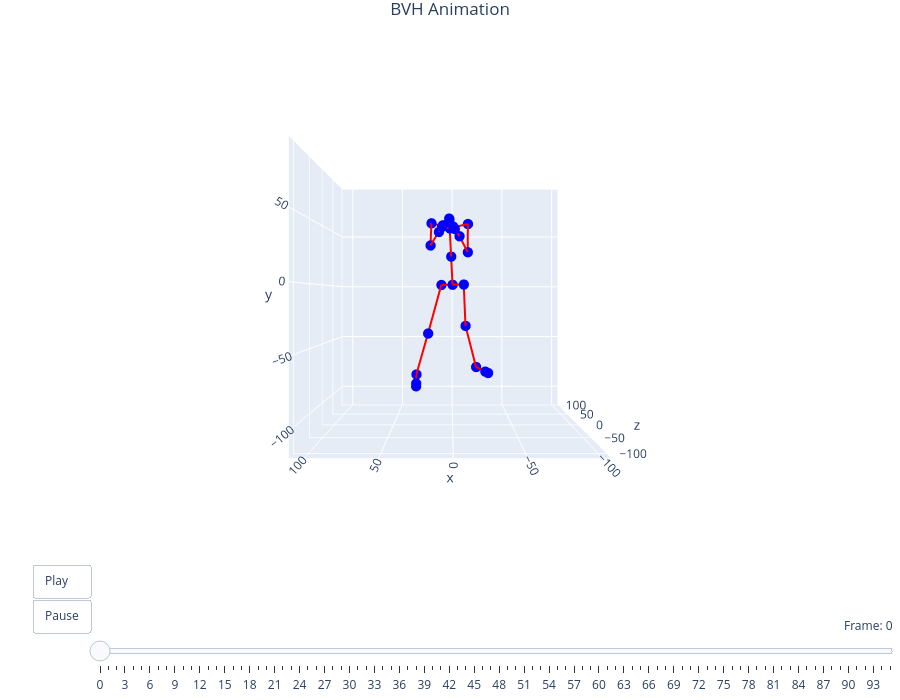

This figure's notebook cell:
### Code cell
filename = "fighter_002"
viewer = preview_bvh(f'bvh/{filename}.bvh', True, True)

### Figure 1 — Plotly figure (JSON) as saved in the notebook; plotly's stock layout.template omitted (floating-point values rounded to 4 significant figures)
{"data": [{"hoverinfo": "text", "marker": {"color": "blue", "size": 6}, "mode": "markers", "showlegend": false, "text": ["mixamorig:Hips", "mixamorig:Spine", "mixamorig:Spine2", "mixamorig:Neck", "mixamorig:Head", "mixamorig:Head_end", "mixamorig:LeftShoulder", "mixamorig:LeftArm", "mixamorig:LeftForeArm", "mixamorig:LeftHand", "mixamorig:LeftHand_end", "mixamorig:RightShoulder", "mixamorig:RightArm", "mixamorig:RightForeArm", "mixamorig:RightHand", "mixamorig:RightHand_end", "mixamorig:LeftUpLeg", "mixamorig:LeftLeg", "mixamorig:LeftFoot", "mixamorig:LeftToeBase", "mixamorig:LeftToeBase_end", "mixamorig:RightUpLeg", "mixamorig:RightLeg", "mixamorig:RightFoot", "mixamorig:RightToeBase", "mixamorig:RightToeBase_end"], "type": "scatter3d", "x": [0.09438, 1.274, 2.453, 2.437, 2.797, 3.009, 17.77, 18.25, 11.15, 8.683, 7.943, -12.9, -12.42, -5.291, -1.529, -0.3999, 9.554, 20.6, 31.03, 30.95, 30.93, -9.365, -11.08, -21.18, -29.15, -31.53], "y": [0.1508, 23.87, 47.58, 51.81, 55.28, 56.08, 51.46, 32.12, 41.77, 45.71, 46.89, 51.58, 26.73, 38.17, 43.48, 45.07, 0.003712, -40.75, -76.58, -83.55, -85.64, 0.298, -35.01, -73.16, -76.61, -77.65], "z": [0.1456, -0.8517, -1.849, -2.003, -0.6841, 0.07609, -5.238, -15.2, -29.37, -30.84, -31.29, 1.253, -12.7, -31.68, -35.8, -37.03, 1.522, -5.177, 7.881, 1.898, 0.103, -1.231, 8.941, 35.22, 29.32, 27.55]}, {"hoverinfo": "none", "line": {"color": "red", "width": 4}, "mode": "lines", "showlegend": false, "type": "scatter3d", "x": [1.274, 0.09438, null, 2.453, 1.274, null, 2.437, 2.453, null, 2.797, 2.437, null, 3.009, 2.797, null, 17.77, 2.453, null, 18.25, 17.77, null, 11.15, 18.25, null, 8.683, 11.15, null, 7.943, 8.683, null, -12.9, 2.453, null, -12.42, -12.9, null, -5.291, -12.42, null, -1.529, -5.291, null, -0.3999, -1.529, null, 9.554, 0.09438, null, 20.6, 9.554, null, 31.03, 20.6, null, 30.95, 31.03, null, 30.93, 30.95, null, -9.365, 0.09438, null, -11.08, -9.365, null, -21.18, -11.08, null, -29.15, -21.18, null, -31.53, -29.15, null], "y": [23.87, 0.1508, null, 47.58, 23.87, null, 51.81, 47.58, null, 55.28, 51.81, null, 56.08, 55.28, null, 51.46, 47.58, null, 32.12, 51.46, null, 41.77, 32.12, null, 45.71, 41.77, null, 46.89, 45.71, null, 51.58, 47.58, null, 26.73, 51.58, null, 38.17, 26.73, null, 43.48, 38.17, null, 45.07, 43.48, null, 0.003712, 0.1508, null, -40.75, 0.003712, null, -76.58, -40.75, null, -83.55, -76.58, null, -85.64, -83.55, null, 0.298, 0.1508, null, -35.01, 0.298, null, -73.16, -35.01, null, -76.61, -73.16, null, -77.65, -76.61, null], "z": [-0.8517, 0.1456, null, -1.849, -0.8517, null, -2.003, -1.849, null, -0.6841, -2.003, null, 0.07609, -0.6841, null, -5.238, -1.849, null, -15.2, -5.238, null, -29.37, -15.2, null, -30.84, -29.37, null, -31.29, -30.84, null, 1.253, -1.849, null, -12.7, 1.253, null, -31.68, -12.7, null, -35.8, -31.68, null, -37.03, -35.8, null, 1.522, 0.1456, null, -5.177, 1.522, null, 7.881, -5.177, null, 1.898, 7.881, null, 0.103, 1.898, null, -1.231, 0.1456, null, 8.941, -1.231, null, 35.22, 8.941, null, 29.32, 35.22, null, 27.55, 29.32, null]}], "layout": {"height": 700, "margin": {"b": 0, "l": 0, "r": 0, "t": 30}, "scene": {"aspectmode": "cube", "camera": {"center": {"x": 0, "y": 0, "z": 0}, "eye": {"x": 0, "y": 0, "z": -2.5}, "up": {"x": 0, "y": 1, "z": 0}}, "xaxis": {"range": [-105.8, 110.2]}, "yaxis": {"range": [-118.3, 97.69]}, "zaxis": {"range": [-112.6, 103.4]}}, "sliders": [{"active": 0, "currentvalue": {"prefix": "Frame: ", "visible": true, "xanchor": "right"}, "len": 0.9, "pad": {"b": 10, "t": 50}, "steps": [{"args": [["frame_0"], {"frame": {"duration": 0, "redraw": true}, "mode": "immediate"}], "label": "0", "method": "animate"}, {"args": [["frame_1"], {"frame": {"duration": 0, "redraw": true}, "mode": "immediate"}], "label": "1", "method": "animate"}, {"args": [["frame_2"], {"frame": {"duration": 0, "redraw": true}, "mode": "immediate"}], "label": "2", "method": "animate"}, {"args": [["frame_3"], {"frame": {"duration": 0, "redraw": true}, "mode": "immediate"}], "label": "3", "method": "animate"}, {"args": [["frame_4"], {"frame": {"duration": 0, "redraw": true}, "mode": "immediate"}], "label": "4", "method": "animate"}, {"args": [["frame_5"], {"frame": {"duration": 0, "redraw": true}, "mode": "immediate"}], "label": "5", "method": "animate"}, {"args": [["frame_6"], {"frame": {"duration": 0, "redraw": true}, "mode": "immediate"}], "label": "6", "method": "animate"}, {"args": [["frame_7"], {"frame": {"duration": 0, "redraw": true}, "mode": "immediate"}], "label": "7", "method": "animate"}, {"args": [["frame_8"], {"frame": {"duration": 0, "redraw": true}, "mode": "immediate"}], "label": "8", "method": "animate"}, {"args": [["frame_9"], {"frame": {"duration": 0, "redraw": true}, "mode": "immediate"}], "label": "9", "method": "animate"}, {"args": [["frame_10"], {"frame": {"duration": 0, "redraw": true}, "mode": "immediate"}], "label": "10", "method": "animate"}, {"args": [["frame_11"], {"frame": {"duration": 0, "redraw": true}, "mode": "immediate"}], "label": "11", "method": "animate"}, {"args": [["frame_12"], {"frame": {"duration": 0, "redraw": true}, "mode": "immediate"}], "label": "12", "method": "animate"}, {"args": [["frame_13"], {"frame": {"duration": 0, "redraw": true}, "mode": "immediate"}], "label": "13", "method": "animate"}, {"args": [["frame_14"], {"frame": {"duration": 0, "redraw": true}, "mode": "immediate"}], "label": "14", "method": "animate"}, {"args": [["frame_15"], {"frame": {"duration": 0, "redraw": true}, "mode": "immediate"}], "label": "15", "method": "animate"}, {"args": [["frame_16"], {"frame": {"duration": 0, "redraw": true}, "mode": "immediate"}], "label": "16", "method": "animate"}, {"args": [["frame_17"], {"frame": {"duration": 0, "redraw": true}, "mode": "immediate"}], "label": "17", "method": "animate"}, {"args": [["frame_18"], {"frame": {"duration": 0, "redraw": true}, "mode": "immediate"}], "label": "18", "method": "animate"}, {"args": [["frame_19"], {"frame": {"duration": 0, "redraw": true}, "mode": "immediate"}], "label": "19", "method": "animate"}, {"args": [["frame_20"], {"frame": {"duration": 0, "redraw": true}, "mode": "immediate"}], "label": "20", "method": "animate"}, {"args": [["frame_21"], {"frame": {"duration": 0, "redraw": true}, "mode": "immediate"}], "label": "21", "method": "animate"}, {"args": [["frame_22"], {"frame": {"duration": 0, "redraw": true}, "mode": "immediate"}], "label": "22", "method": "animate"}, {"args": [["frame_23"], {"frame": {"duration": 0, "redraw": true}, "mode": "immediate"}], "label": "23", "method": "animate"}, {"args": [["frame_24"], {"frame": {"duration": 0, "redraw": true}, "mode": "immediate"}], "label": "24", "method": "animate"}, {"args": [["frame_25"], {"frame": {"duration": 0, "redraw": true}, "mode": "immediate"}], "label": "25", "method": "animate"}, {"args": [["frame_26"], {"frame": {"duration": 0, "redraw": true}, "mode": "immediate"}], "label": "26", "method": "animate"}, {"args": [["frame_27"], {"frame": {"duration": 0, "redraw": true}, "mode": "immediate"}], "label": "27", "method": "animate"}, {"args": [["frame_28"], {"frame": {"duration": 0, "redraw": true}, "mode": "immediate"}], "label": "28", "method": "animate"}, {"args": [["frame_29"], {"frame": {"duration": 0, "redraw": true}, "mode": "immediate"}], "label": "29", "method": "animate"}, {"args": [["frame_30"], {"frame": {"duration": 0, "redraw": true}, "mode": "immediate"}], "label": "30", "method": "animate"}, {"args": [["frame_31"], {"frame": {"duration": 0, "redraw": true}, "mode": "immediate"}], "label": "31", "method": "animate"}, {"args": [["frame_32"], {"frame": {"duration": 0, "redraw": true}, "mode": "immediate"}], "label": "32", "method": "animate"}, {"args": [["frame_33"], {"frame": {"duration": 0, "redraw": true}, "mode": "immediate"}], "label": "33", "method": "animate"}, {"args": [["frame_34"], {"frame": {"duration": 0, "redraw": true}, "mode": "immediate"}], "label": "34", "method": "animate"}, {"args": [["frame_35"], {"frame": {"duration": 0, "redraw": true}, "mode": "immediate"}], "label": "35", "method": "animate"}, {"args": [["frame_36"], {"frame": {"duration": 0, "redraw": true}, "mode": "immediate"}], "label": "36", "method": "animate"}, {"args": [["frame_37"], {"frame": {"duration": 0, "redraw": true}, "mode": "immediate"}], "label": "37", "method": "animate"}, {"args": [["frame_38"], {"frame": {"duration": 0, "redraw": true}, "mode": "immediate"}], "label": "38", "method": "animate"}, {"args": [["frame_39"], {"frame": {"duration": 0, "redraw": true}, "mode": "immediate"}], "label": "39", "method": "animate"}, {"args": [["frame_40"], {"frame": {"duration": 0, "redraw": true}, "mode": "immediate"}], "label": "40", "method": "animate"}, {"args": [["frame_41"], {"frame": {"duration": 0, "redraw": true}, "mode": "immediate"}], "label": "41", "method": "animate"}, {"args": [["frame_42"], {"frame": {"duration": 0, "redraw": true}, "mode": "immediate"}], "label": "42", "method": "animate"}, {"args": [["frame_43"], {"frame": {"duration": 0, "redraw": true}, "mode": "immediate"}], "label": "43", "method": "animate"}, {"args": [["frame_44"], {"frame": {"duration": 0, "redraw": true}, "mode": "immediate"}], "label": "44", "method": "animate"}, {"args": [["frame_45"], {"frame": {"duration": 0, "redraw": true}, "mode": "immediate"}], "label": "45", "method": "animate"}, {"args": [["frame_46"], {"frame": {"duration": 0, "redraw": true}, "mode": "immediate"}], "label": "46", "method": "animate"}, {"args": [["frame_47"], {"frame": {"duration": 0, "redraw": true}, "mode": "immediate"}], "label": "47", "method": "animate"}, {"args": [["frame_48"], {"frame": {"duration": 0, "redraw": true}, "mode": "immediate"}], "label": "48", "method": "animate"}, {"args": [["frame_49"], {"frame": {"duration": 0, "redraw": true}, "mode": "immediate"}], "label": "49", "method": "animate"}, {"args": [["frame_50"], {"frame": {"duration": 0, "redraw": true}, "mode": "immediate"}], "label": "50", "method": "animate"}, {"args": [["frame_51"], {"frame": {"duration": 0, "redraw": true}, "mode": "immediate"}], "label": "51", "method": "animate"}, {"args": [["frame_52"], {"frame": {"duration": 0, "redraw": true}, "mode": "immediate"}], "label": "52", "method": "animate"}, {"args": [["frame_53"], {"frame": {"duration": 0, "redraw": true}, "mode": "immediate"}], "label": "53", "method": "animate"}, {"args": [["frame_54"], {"frame": {"duration": 0, "redraw": true}, "mode": "immediate"}], "label": "54", "method": "animate"}, {"args": [["frame_55"], {"frame": {"duration": 0, "redraw": true}, "mode": "immediate"}], "label": "55", "method": "animate"}, {"args": [["frame_56"], {"frame": {"duration": 0, "redraw": true}, "mode": "immediate"}], "label": "56", "method": "animate"}, {"args": [["frame_57"], {"frame": {"duration": 0, "redraw": true}, "mode": "immediate"}], "label": "57", "method": "animate"}, {"args": [["frame_58"], {"frame": {"duration": 0, "redraw": true}, "mode": "immediate"}], "label": "58", "method": "animate"}, {"args": [["frame_59"], {"frame": {"duration": 0, "redraw": true}, "mode": "immediate"}], "label": "59", "method": "animate"}, {"args": [["frame_60"], {"frame": {"duration": 0, "redraw": true}, "mode": "immediate"}], "label": "60", "method": "animate"}, {"args": [["frame_61"], {"frame": {"duration": 0, "redraw": true}, "mode": "immediate"}], "label": "61", "method": "animate"}, {"args": [["frame_62"], {"frame": {"duration": 0, "redraw": true}, "mode": "immediate"}], "label": "62", "method": "animate"}, {"args": [["frame_63"], {"frame": {"duration": 0, "redraw": true}, "mode": "immediate"}], "label": "63", "method": "animate"}, {"args": [["frame_64"], {"frame": {"duration": 0, "redraw": true}, "mode": "immediate"}], "label": "64", "method": "animate"}, {"args": [["frame_65"], {"frame": {"duration": 0, "redraw": true}, "mode": "immediate"}], "label": "65", "method": "animate"}, {"args": [["frame_66"], {"frame": {"duration": 0, "redraw": true}, "mode": "immediate"}], "label": "66", "method": "animate"}, {"args": [["frame_67"], {"frame": {"duration": 0, "redraw": true}, "mode": "immediate"}], "label": "67", "method": "animate"}, {"args": [["frame_68"], {"frame": {"duration": 0, "redraw": true}, "mode": "immediate"}], "label": "68", "method": "animate"}, {"args": [["frame_69"], {"frame": {"duration": 0, "redraw": true}, "mode": "immediate"}], "label": "69", "method": "animate"}, {"args": [["frame_70"], {"frame": {"duration": 0, "redraw": true}, "mode": "immediate"}], "label": "70", "method": "animate"}, {"args": [["frame_71"], {"frame": {"duration": 0, "redraw": true}, "mode": "immediate"}], "label": "71", "method": "animate"}, {"args": [["frame_72"], {"frame": {"duration": 0, "redraw": true}, "mode": "immediate"}], "label": "72", "method": "animate"}, {"args": [["frame_73"], {"frame": {"duration": 0, "redraw": true}, "mode": "immediate"}], "label": "73", "method": "animate"}, {"args": [["frame_74"], {"frame": {"duration": 0, "redraw": true}, "mode": "immediate"}], "label": "74", "method": "animate"}, {"args": [["frame_75"], {"frame": {"duration": 0, "redraw": true}, "mode": "immediate"}], "label": "75", "method": "animate"}, {"args": [["frame_76"], {"frame": {"duration": 0, "redraw": true}, "mode": "immediate"}], "label": "76", "method": "animate"}, {"args": [["frame_77"], {"frame": {"duration": 0, "redraw": true}, "mode": "immediate"}], "label": "77", "method": "animate"}, {"args": [["frame_78"], {"frame": {"duration": 0, "redraw": true}, "mode": "immediate"}], "label": "78", "method": "animate"}, {"args": [["frame_79"], {"frame": {"duration": 0, "redraw": true}, "mode": "immediate"}], "label": "79", "method": "animate"}, {"args": [["frame_80"], {"frame": {"duration": 0, "redraw": true}, "mode": "immediate"}], "label": "80", "method": "animate"}, {"args": [["frame_81"], {"frame": {"duration": 0, "redraw": true}, "mode": "immediate"}], "label": "81", "method": "animate"}, {"args": [["frame_82"], {"frame": {"duration": 0, "redraw": true}, "mode": "immediate"}], "label": "82", "method": "animate"}, {"args": [["frame_83"], {"frame": {"duration": 0, "redraw": true}, "mode": "immediate"}], "label": "83", "method": "animate"}, {"args": [["frame_84"], {"frame": {"duration": 0, "redraw": true}, "mode": "immediate"}], "label": "84", "method": "animate"}, {"args": [["frame_85"], {"frame": {"duration": 0, "redraw": true}, "mode": "immediate"}], "label": "85", "method": "animate"}, {"args": [["frame_86"], {"frame": {"duration": 0, "redraw": true}, "mode": "immediate"}], "label": "86", "method": "animate"}, {"args": [["frame_87"], {"frame": {"duration": 0, "redraw": true}, "mode": "immediate"}], "label": "87", "method": "animate"}, {"args": [["frame_88"], {"frame": {"duration": 0, "redraw": true}, "mode": "immediate"}], "label": "88", "method": "animate"}, {"args": [["frame_89"], {"frame": {"duration": 0, "redraw": true}, "mode": "immediate"}], "label": "89", "method": "animate"}, {"args": [["frame_90"], {"frame": {"duration": 0, "redraw": true}, "mode": "immediate"}], "label": "90", "method": "animate"}, {"args": [["frame_91"], {"frame": {"duration": 0, "redraw": true}, "mode": "immediate"}], "label": "91", "method": "animate"}, {"args": [["frame_92"], {"frame": {"duration": 0, "redraw": true}, "mode": "immediate"}], "label": "92", "method": "animate"}, {"args": [["frame_93"], {"frame": {"duration": 0, "redraw": true}, "mode": "immediate"}], "label": "93", "method": "animate"}, {"args": [["frame_94"], {"frame": {"duration": 0, "redraw": true}, "mode": "immediate"}], "label": "94", "method": "animate"}, {"args": [["frame_95"], {"frame": {"duration": 0, "redraw": true}, "mode": "immediate"}], "label": "95", "method": "animate"}], "x": 0.1, "xanchor": "left", "y": 0, "yanchor": "top"}], "title": {"text": "BVH Animation", "x": 0.5, "xanchor": "center"}, "updatemenus": [{"buttons": [{"args": [null, {"frame": {"duration": 83, "redraw": true}, "fromcurrent": true, "mode": "immediate"}], "label": "Play", "method": "animate"}, {"args": [[null], {"frame": {"duration": 0, "redraw": false}, "mode": "immediate"}], "label": "Pause", "method": "animate"}], "showactive": false, "type": "buttons", "x": 0.1, "xanchor": "right", "y": 0, "yanchor": "top"}]}}
